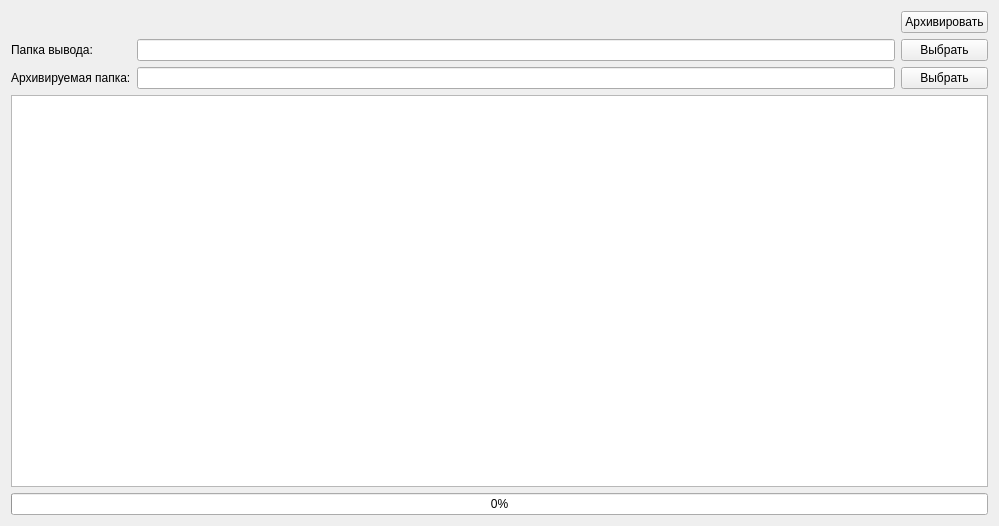
<?xml version="1.0" encoding="UTF-8"?>
<ui version="4.0">
 <class>Form</class>
 <widget class="QWidget" name="Form">
  <property name="geometry">
   <rect>
    <x>0</x>
    <y>0</y>
    <width>999</width>
    <height>526</height>
   </rect>
  </property>
  <property name="windowTitle">
   <string>Form</string>
  </property>
  <layout class="QGridLayout" name="gridLayout_2">
   <item row="0" column="0">
    <layout class="QGridLayout" name="gridLayout">
     <item row="1" column="3">
      <widget class="QPushButton" name="pushButton">
       <property name="sizePolicy">
        <sizepolicy hsizetype="Minimum" vsizetype="Maximum">
         <horstretch>0</horstretch>
         <verstretch>0</verstretch>
        </sizepolicy>
       </property>
       <property name="text">
        <string>Выбрать</string>
       </property>
      </widget>
     </item>
     <item row="2" column="3">
      <widget class="QPushButton" name="pushButton_2">
       <property name="sizePolicy">
        <sizepolicy hsizetype="Minimum" vsizetype="Maximum">
         <horstretch>0</horstretch>
         <verstretch>0</verstretch>
        </sizepolicy>
       </property>
       <property name="text">
        <string>Выбрать</string>
       </property>
      </widget>
     </item>
     <item row="6" column="1" colspan="3">
      <widget class="QProgressBar" name="progressBar">
       <property name="value">
        <number>0</number>
       </property>
      </widget>
     </item>
     <item row="2" column="2">
      <widget class="QLineEdit" name="lineEdit_2">
       <property name="sizePolicy">
        <sizepolicy hsizetype="Expanding" vsizetype="Maximum">
         <horstretch>0</horstretch>
         <verstretch>0</verstretch>
        </sizepolicy>
       </property>
      </widget>
     </item>
     <item row="1" column="2">
      <widget class="QLineEdit" name="lineEdit">
       <property name="sizePolicy">
        <sizepolicy hsizetype="Expanding" vsizetype="Maximum">
         <horstretch>0</horstretch>
         <verstretch>0</verstretch>
        </sizepolicy>
       </property>
      </widget>
     </item>
     <item row="1" column="1">
      <widget class="QLabel" name="label">
       <property name="sizePolicy">
        <sizepolicy hsizetype="Preferred" vsizetype="Maximum">
         <horstretch>0</horstretch>
         <verstretch>0</verstretch>
        </sizepolicy>
       </property>
       <property name="text">
        <string>Папка вывода:</string>
       </property>
      </widget>
     </item>
     <item row="2" column="1">
      <widget class="QLabel" name="label_2">
       <property name="sizePolicy">
        <sizepolicy hsizetype="Preferred" vsizetype="Maximum">
         <horstretch>0</horstretch>
         <verstretch>0</verstretch>
        </sizepolicy>
       </property>
       <property name="text">
        <string>Архивируемая папка:</string>
       </property>
      </widget>
     </item>
     <item row="0" column="3">
      <widget class="QPushButton" name="pushButton_3">
       <property name="sizePolicy">
        <sizepolicy hsizetype="Minimum" vsizetype="Maximum">
         <horstretch>0</horstretch>
         <verstretch>0</verstretch>
        </sizepolicy>
       </property>
       <property name="text">
        <string>Архивировать</string>
       </property>
      </widget>
     </item>
     <item row="3" column="1" colspan="3">
      <widget class="QPlainTextEdit" name="plainTextEdit"/>
     </item>
    </layout>
   </item>
  </layout>
 </widget>
 <resources/>
 <connections/>
</ui>
